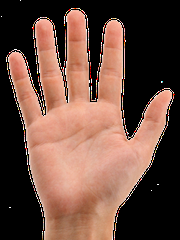
#> input picture images/hand.png, 180 x 240 px
$ python find_extreme_points.py
#> lines starting #> are read from the running program, lines starting #| are printed output that depends on the picture; after the words box and inside, x2 and y2 are one past the last pixel; in counts of white or black regions, pixels touching at a corner belong together
import cv2

image = cv2.imread('../images/hand.png')
#> image is the input picture: shape (240, 180, 3); mean B, G, R 64.5, 76.5, 107.5
gray = cv2.cvtColor(image, cv2.COLOR_BGR2GRAY)
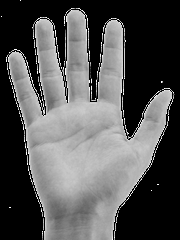
#> gray: shape (240, 180); min 0, max 255, mean 84.4
gray = cv2.GaussianBlur(gray, (5,5), 0)
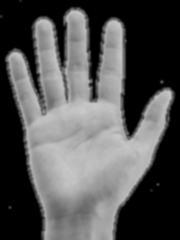
#> gray: shape (240, 180); min 0, max 201, mean 84.4

# threshold the image, perform erosions & dilations
# to remove small regions of noise
thresh = cv2.threshold(gray, 45, 255, cv2.THRESH_BINARY)[1]
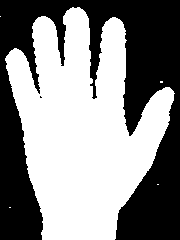
#> thresh: shape (240, 180); 54.3% white; 2 black regions (1 under 20 px), largest, box (x1, y1, x2, y2) and area: (0, 0, 180, 240) 19748
thresh = cv2.erode(thresh, None, iterations=2)
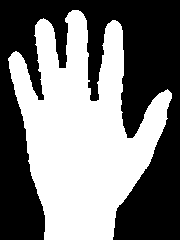
#> thresh: shape (240, 180); 48.2% white; 1 white region, box (x1, y1, x2, y2) and area: (8, 10, 172, 240) 20842
thresh = cv2.dilate(thresh, None, iterations=2)
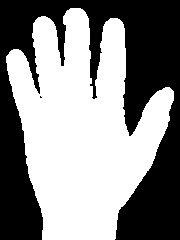
#> thresh: shape (240, 180); 54% white; 2 black regions (1 under 20 px)

# find contours in thresholded image, then grab the largest one
cnts = cv2.findContours(thresh.copy(), cv2.RETR_EXTERNAL,
        cv2.CHAIN_APPROX_SIMPLE)
#> cnts = 1 contour; box (x1, y1, x2, y2) and area: (6, 8, 174, 240) 22829
cnts = cnts[1]
#> cnts = [[-1, -1, -1, -1]]
#> (the run stopped early here; a loop or call above may not have finished)

$ run again, with images/bolt.jpg saved as images/hand.png
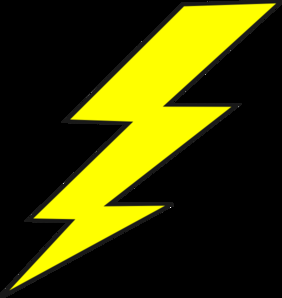
#> input picture images/bolt.jpg, 282 x 298 px
#> image is the input picture: shape (298, 282, 3); mean B, G, R 1.7, 63.3, 63.3
#> `thresh = cv2.threshold(gray, 45, 255, cv2.THRESH_BINARY)[1]`:
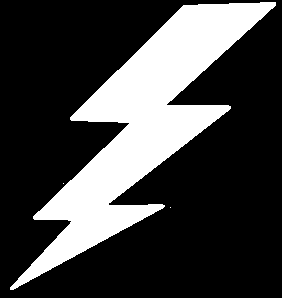
#> thresh: shape (298, 282); 26.1% white; 3 white regions (2 under 20 px), largest, box (x1, y1, x2, y2) and area: (10, 2, 276, 290) 21926
#> `thresh = cv2.erode(thresh, None, iterations=2)`:
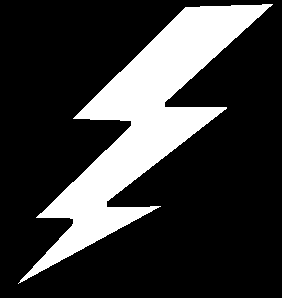
#> thresh: shape (298, 282); 22.4% white; 1 white region, box (x1, y1, x2, y2) and area: (18, 4, 273, 284) 18864
#> `cnts = cv2.findContours(thresh.copy(), cv2.RETR_EXTERNAL, cv2.CHAIN_AP..`: cnts = 1 contour; box (x1, y1, x2, y2) and area: (16, 2, 275, 286) 21382
#> `cnts = cnts[1]`: cnts = [[-1, -1, -1, -1]]

$ run again, with images/flat_road_left.jpg saved as images/hand.png
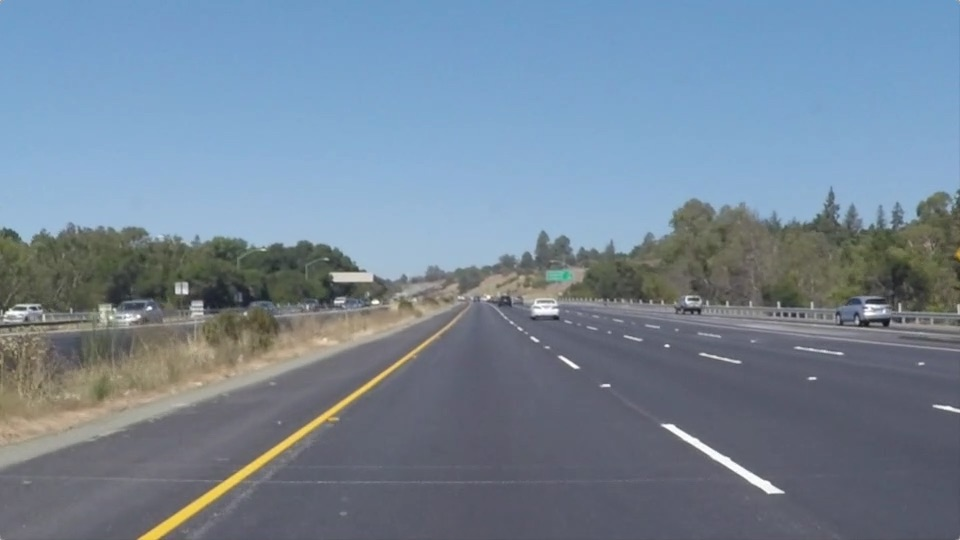
#> input picture images/flat_road_left.jpg, 960 x 540 px
#> image is the input picture: shape (540, 960, 3); mean B, G, R 150.8, 133.6, 116.5
#> `gray = cv2.cvtColor(image, cv2.COLOR_BGR2GRAY)`:
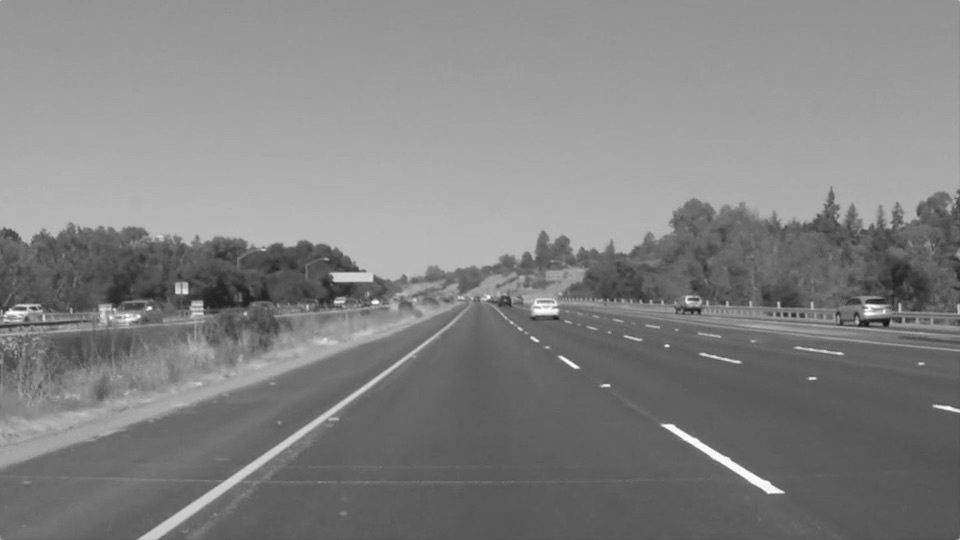
#> gray: shape (540, 960); min 19, max 255, mean 130.4
#> `thresh = cv2.erode(thresh, None, iterations=2)`:
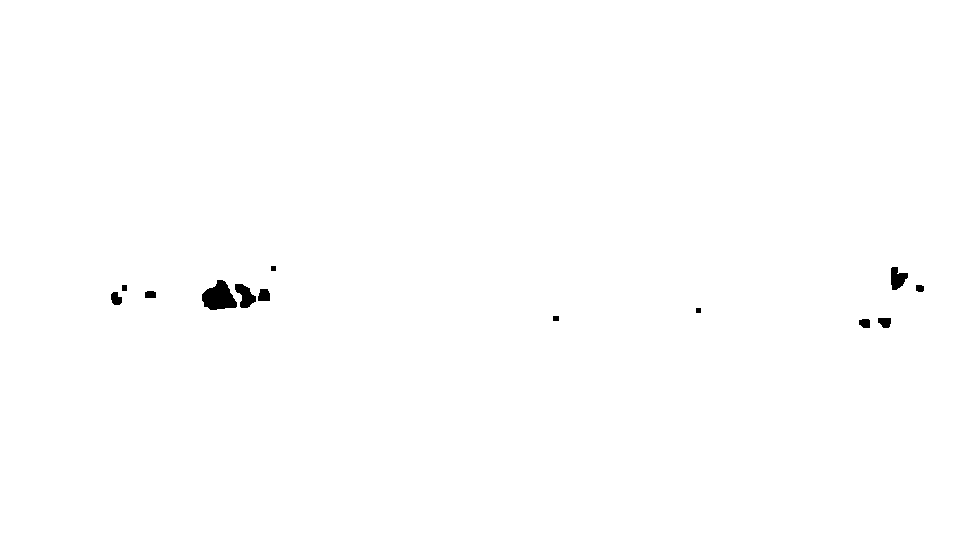
#> thresh: shape (540, 960); 99.6% white; 13 black regions, largest, box (x1, y1, x2, y2) and area: (202, 280, 237, 310) 699, (235, 284, 256, 308) 296, (891, 267, 908, 290) 259
#> `cnts = cv2.findContours(thresh.copy(), cv2.RETR_EXTERNAL, cv2.CHAIN_AP..`: cnts = 1 contour; box (x1, y1, x2, y2) and area: (0, 0, 960, 540) 516901
#> `cnts = cnts[1]`: cnts = [[-1, -1, -1, -1]]
